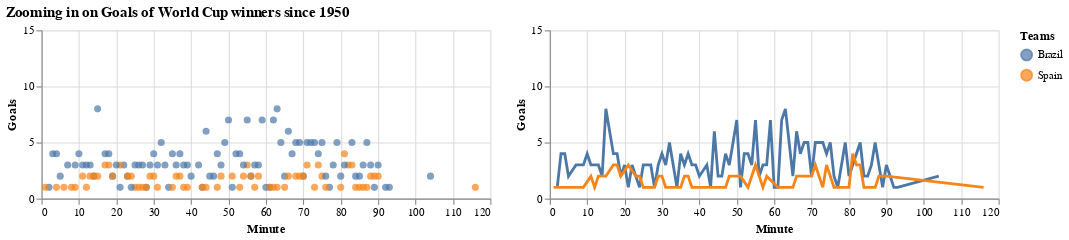

This figure's notebook cell:
### Markdown cell above
# Visualization 4: Zooming in on Goals of World Cup winners since 1950

We will replicate the following visualization: <br>
<img src="https://raw.githubusercontent.com/grill/SI649-hw-interaction/main/zoom.png?raw=true" alt="drawing" width="800"/>

**Description of the visualization (static):**
*   Use *df_goals* for this exercise
*   This visualization has 2 components: **scatter chart original** and **line chart zoomed in** 

**Description of the visualization (interactivity):**
1. Build drop down selections for the home and away team. Theoretically, two teams will be shown at any given time. <br>
<img src="https://raw.githubusercontent.com/grill/SI649-hw-interaction/main/zoom_select.gif?raw=true" alt="drawing" width="400"/>
2. Brushing over the scatter chart will change the color of the points. <br>
<img src="https://raw.githubusercontent.com/grill/SI649-hw-interaction/main/zoom_mouse_select.gif?raw=true" alt="drawing" width="400"/>
3. Brushing over the scatter chart will filter out the associated time interval to create a line chart. <br>
<img src="https://raw.githubusercontent.com/grill/SI649-hw-interaction/main/zoom_interaction.gif?raw=true" alt="drawing" width="800"/>


**Sample style settings (optional):**
Here's a list of default style settings we used to generate the graph.

* scatter chart size = 1,
* line chart size = 2.5 
* Original color="lightgray"
* y scale: domain 0 - 15

**Hint**

* You will have 2 types of selection. One for the team selection and one for the time selection. Ensure that these two interactions work independently before merging them together.

### Code cell
team_names = sorted(df_goals['team_name'].unique())
home_team_param = alt.param(
    value='Brazil',
    name="home_team",
    bind=alt.binding_select(options=team_names, name="Select Home Team")
)
away_team_param = alt.param(
    value='Spain',
    name="away_team",
    bind=alt.binding_select(options=team_names, name="Select Away Team")
)

base = alt.Chart(df_goals).transform_filter(
    "(datum.team_name == home_team || datum.team_name == away_team) && datum.minute != null"
)
scatter_data = base.transform_aggregate(
    goals='count()',
    groupby=['team_name','minute']
)
brush = alt.selection_interval(encodings=['x', 'y'])
scatter = (
    scatter_data.mark_circle(size=40)
    .encode(
        x=alt.X('minute:Q', scale=alt.Scale(domain=[0,120]), title='Minute'),
        y=alt.Y('goals:Q', scale=alt.Scale(domain=[0,15]), title='Goals'),
        color=alt.condition(brush, 'team_name:N', alt.value('lightgray'))
    )
    .add_params(home_team_param, away_team_param, brush)
    .properties(width=400, height=150)
)

line = (
    scatter_data.transform_filter(brush)
    .mark_line(strokeWidth=2.5)
    .encode(
        x=alt.X('minute:Q', title='Minute'),
        y=alt.Y('goals:Q', scale=alt.Scale(domain=[0,15]), title='Goals'),
        color=alt.Color('team_name:N', legend=alt.Legend(title='Teams'))
    )
    .properties(width=400, height=150)
)
c4 = (alt.hconcat(scatter, line).configure_view(strokeWidth=0).properties(title='Zooming in on Goals of World Cup winners since 1950'))
c4.save('c4.html')
c4

### Figure 1 — Vega-Lite specification as saved in the notebook (floating-point values rounded to 4 significant figures; data arrays with more than 128 entries replaced by an {"elided": "..."} marker saying what was removed)
{"$schema": "https://vega.github.io/schema/vega-lite/v5.16.3.json", "config": {"view": {"continuousHeight": 300, "continuousWidth": 300, "strokeWidth": 0}}, "data": {"name": "data-fa58927d63217d5ce2df76d2012d20c3"}, "datasets": {"data-fa58927d63217d5ce2df76d2012d20c3": {"elided": "3637 records"}}, "hconcat": [{"encoding": {"color": {"condition": {"field": "team_name", "param": "param_87", "type": "nominal"}, "value": "lightgray"}, "x": {"field": "minute", "scale": {"domain": [0, 120]}, "title": "Minute", "type": "quantitative"}, "y": {"field": "goals", "scale": {"domain": [0, 15]}, "title": "Goals", "type": "quantitative"}}, "height": 150, "mark": {"size": 40, "type": "circle"}, "name": "view_76", "transform": [{"filter": "(datum.team_name == home_team || datum.team_name == away_team) && datum.minute != null"}, {"aggregate": [{"as": "goals", "op": "count"}], "groupby": ["team_name", "minute"]}], "width": 400}, {"encoding": {"color": {"field": "team_name", "legend": {"title": "Teams"}, "type": "nominal"}, "x": {"field": "minute", "title": "Minute", "type": "quantitative"}, "y": {"field": "goals", "scale": {"domain": [0, 15]}, "title": "Goals", "type": "quantitative"}}, "height": 150, "mark": {"strokeWidth": 2.5, "type": "line"}, "transform": [{"filter": "(datum.team_name == home_team || datum.team_name == away_team) && datum.minute != null"}, {"aggregate": [{"as": "goals", "op": "count"}], "groupby": ["team_name", "minute"]}, {"filter": {"param": "param_87"}}], "width": 400}], "params": [{"bind": {"input": "select", "name": "Select Home Team", "options": ["Algeria", "Angola", "Argentina", "Australia", "Austria", "Belgium", "Bolivia", "Bosnia and Herzegovina", "Brazil", "Bulgaria", "Cameroon", "Canada", "Chile", "China", "Chinese Taipei", "Colombia", "Costa Rica", "Croatia", "Cuba", "Czech Republic", "Czechoslovakia", "Denmark", "East Germany", "Ecuador", "Egypt", "El Salvador", "England", "Equatorial Guinea", "France", "Germany", "Ghana", "Greece", "Haiti", "Honduras", "Hungary", "Iceland", "Iran", "Iraq", "Israel", "Italy", "Ivory Coast", "Jamaica", "Japan", "Kuwait", "Mexico", "Morocco", "Netherlands", "New Zealand", "Nigeria", "North Korea", "Northern Ireland", "Norway", "Panama", "Paraguay", "Peru", "Poland", "Portugal", "Qatar", "Republic of Ireland", "Romania", "Russia", "Saudi Arabia", "Scotland", "Senegal", "Serbia", "Serbia and Montenegro", "Slovakia", "Slovenia", "South Africa", "South Korea", "Soviet Union", "Spain", "Sweden", "Switzerland", "Thailand", "Togo", "Tunisia", "Turkey", "Ukraine", "United Arab Emirates", "United States", "Uruguay", "Wales", "West Germany", "Yugoslavia"]}, "name": "home_team", "value": "Brazil"}, {"bind": {"input": "select", "name": "Select Away Team", "options": ["Algeria", "Angola", "Argentina", "Australia", "Austria", "Belgium", "Bolivia", "Bosnia and Herzegovina", "Brazil", "Bulgaria", "Cameroon", "Canada", "Chile", "China", "Chinese Taipei", "Colombia", "Costa Rica", "Croatia", "Cuba", "Czech Republic", "Czechoslovakia", "Denmark", "East Germany", "Ecuador", "Egypt", "El Salvador", "England", "Equatorial Guinea", "France", "Germany", "Ghana", "Greece", "Haiti", "Honduras", "Hungary", "Iceland", "Iran", "Iraq", "Israel", "Italy", "Ivory Coast", "Jamaica", "Japan", "Kuwait", "Mexico", "Morocco", "Netherlands", "New Zealand", "Nigeria", "North Korea", "Northern Ireland", "Norway", "Panama", "Paraguay", "Peru", "Poland", "Portugal", "Qatar", "Republic of Ireland", "Romania", "Russia", "Saudi Arabia", "Scotland", "Senegal", "Serbia", "Serbia and Montenegro", "Slovakia", "Slovenia", "South Africa", "South Korea", "Soviet Union", "Spain", "Sweden", "Switzerland", "Thailand", "Togo", "Tunisia", "Turkey", "Ukraine", "United Arab Emirates", "United States", "Uruguay", "Wales", "West Germany", "Yugoslavia"]}, "name": "away_team", "value": "Spain"}, {"name": "param_87", "select": {"encodings": ["x", "y"], "type": "interval"}, "views": ["view_76"]}], "title": "Zooming in on Goals of World Cup winners since 1950"}
